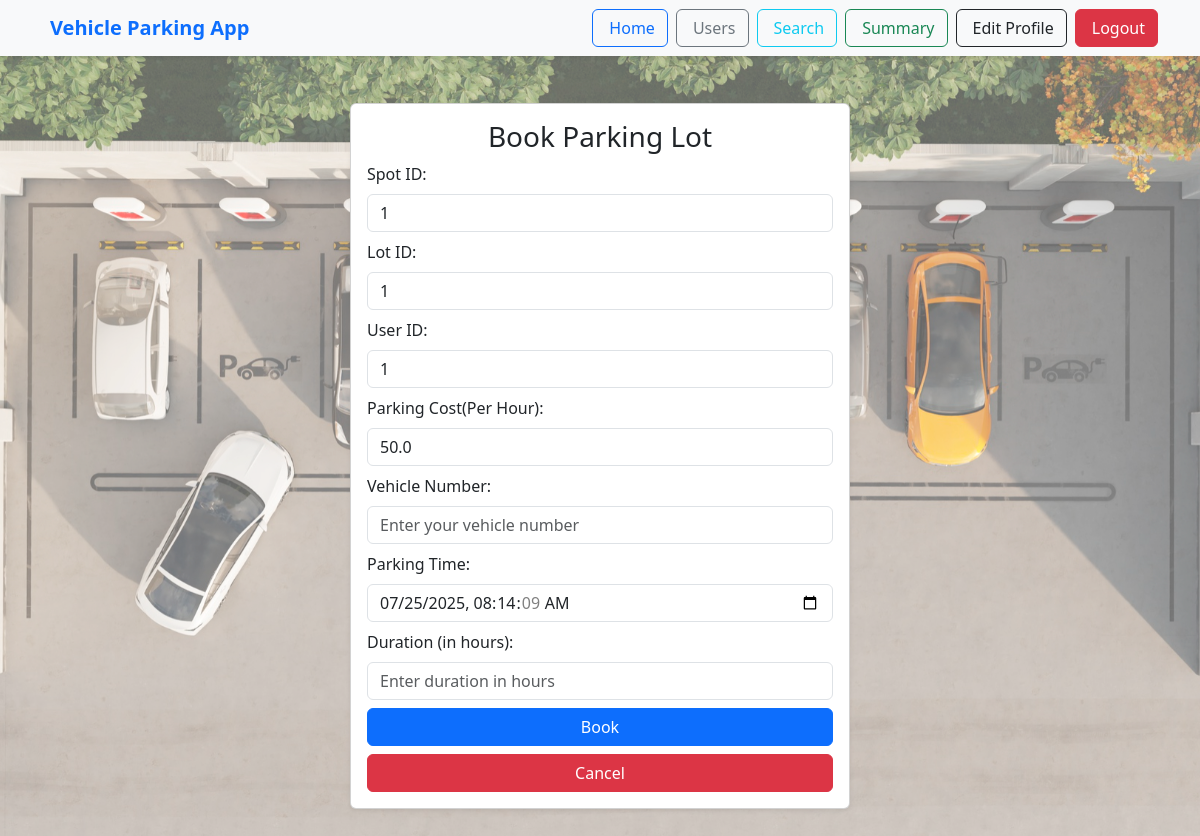
Page /book_parking_spot/1 (signed in) on the earlier database version.
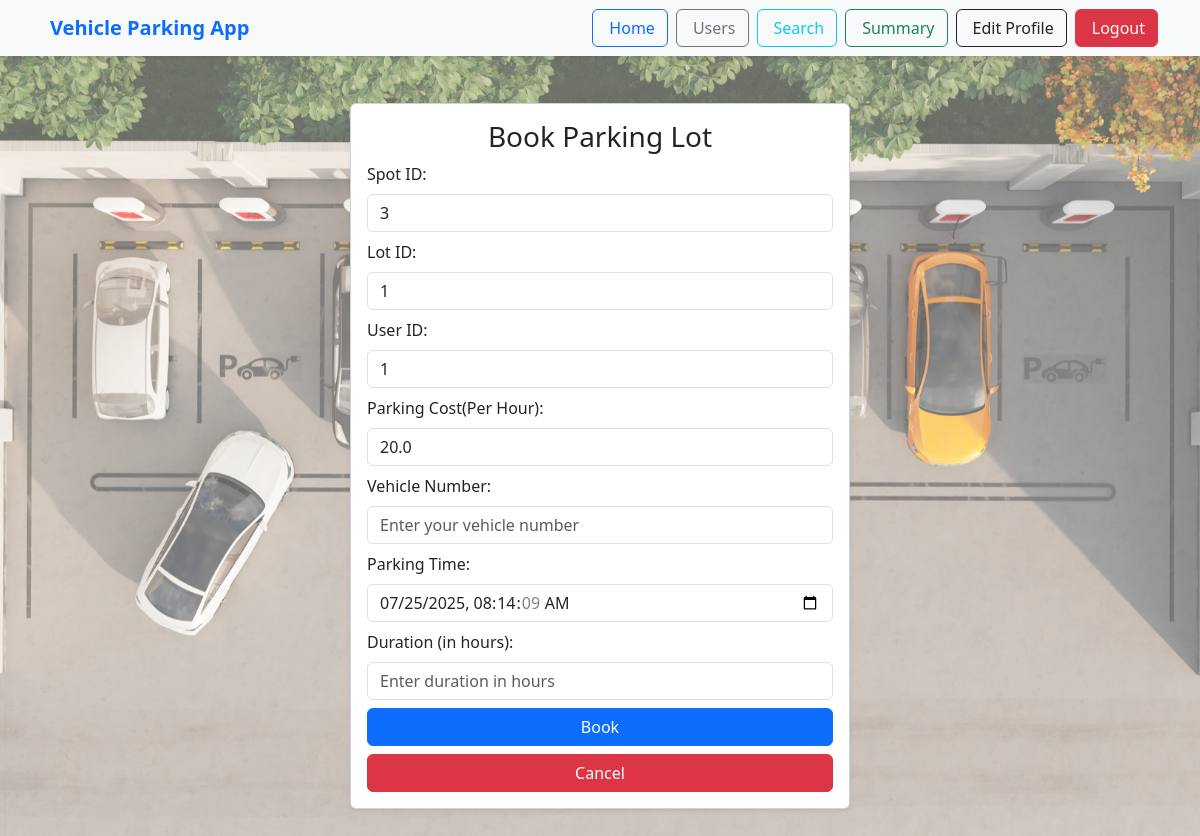
Same page on the later database version.
### models/models.py (models this page shows)
class ParkingSpot(db.Model):
    id = db.Column(db.Integer, primary_key = True, autoincrement = True)
    lot_id = db.Column(db.Integer, db.ForeignKey('parking_lot.id'), nullable = False)
    status = db.Column(db.String(20), nullable = False)

class ParkingLot(db.Model):
    id = db.Column(db.Integer, primary_key = True, autoincrement = True)
    prime_location_name = db.Column(db.String(100), nullable = False)
    address = db.Column(db.String(250), nullable = False)
    pincode = db.Column(db.String(10), nullable = False)
    maximum_number_of_spots = db.Column(db.Integer, nullable = False)
    price = db.Column(db.Float, nullable = False)
    spot = db.relationship('ParkingSpot', backref='parking_lot', lazy=True,uselist=False)
    reserve = db.relationship('ReserveParkingSpot', backref='parking_lot', lazy=True, uselist=False)

### controller/routes.py (the view, shortened to what this page needs)
@app.route('/book_parking_spot/<int:lot_id>', methods=['GET', 'POST'])
def book_parking_spot(lot_id):
    if 'user_email' not in session:
        flash('Please log in to book a parking spot.', 'error')
        return redirect(url_for('login'))
    spot = ParkingSpot.query.get(lot_id)
    parking_lot = ParkingLot.query.get_or_404(lot_id)
    available_spot = ParkingSpot.query.filter_by(lot_id=lot_id, status='A').first()
    if not available_spot:
        flash('Parking spot not found!', 'error')
        return redirect(url_for('home'))
    parking_lot = ParkingLot.query.get(available_spot.lot_id)
    parking_timestamp = datetime.now()
    if request.method == 'GET':
        return render_template('book_parking_spot.html', spot=available_spot, parking_lot=parking_lot,parking_timestamp=parking_timestamp)

### templates/book_parking_spot.html (shortened to what this page needs)
{% extends 'base.html' %}
{% block content %}
<div class="container-fluid min-vh-100 d-flex justify-content-center align-items-center">
    <div class="card p-3 shadow-sm w-100" style="max-width: 500px;">
        <h3 class="text-center mb-2">Book Parking Lot</h3>
        <form method="POST" action={{ url_for('book_parking_spot', lot_id=parking_lot.id )}}>
            <div class="mb-2">
                <label for="spot_id" class="form-label">Spot ID:  </label>
                <input type="text" class="form-control" id="spot_id" name="spot_id" value="{{ spot.id }}" readonly>
            </div>
            <div class="mb-2">
                <label for="lot_id" class="form-label">Lot ID:  </label>
                <input type="text" class="form-control" id="lot_id" name="lot_id" value="{{ parking_lot.spot.lot_id }}" readonly>
            </div>
            <div class="mb-2">
                <label for="user_id" class="form-label">User ID:  </label>
                <input type="text" class="form-control" id="user_id" name="user_id" value="{{ session.get('user_id') }}" readonly>
            </div>
            <div class="mb-2">
                <label for="parking_cost" class="form-label">Parking Cost(Per Hour):  </label>
                <input type="text" class="form-control" id="parking_cost" name="parking_cost" value="{{ parking_lot.price }}" readonly>
            </div>
            <div class="mb-2">
                <label for="vehicle_no" class="form-label">Vehicle Number:  </label>
                <input type="text" class="form-control" id="vehicle_no" name="vehicle_no" placeholder="Enter your vehicle number">
            </div>
            <div class="mb-2">
                <label for="parking_timestamp" class="form-label">Parking Time:  </label>
                <input type="datetime-local" class="form-control" id="parking_timestamp" name="parking_timestamp" value="{{ parking_timestamp }}">
            </div>
            <div class="mb-2">
                <label for="duration" class="form-label">Duration (in hours):  </label>
                <input type="number" class="form-control" id="duration" name="duration" placeholder="Enter duration in hours">
            </div>
            <div class="d-grid">
                <button type="submit" class="btn btn-primary">Book</button>
            </div>
            <div class="d-grid mt-2">
                <a href="{{ url_for('home') }}" class="btn btn-danger">Cancel</a>
            </div>
        </form>
    </div>
</div>
{% endblock %}

Differences in the rows shown:
removed ParkingSpot: spot_id "1", lot_id "1"
now on this page (row unchanged): ParkingSpot: spot_id "3", lot_id "1"
changed ParkingLot: parking_cost "50.0" → "20.0"
